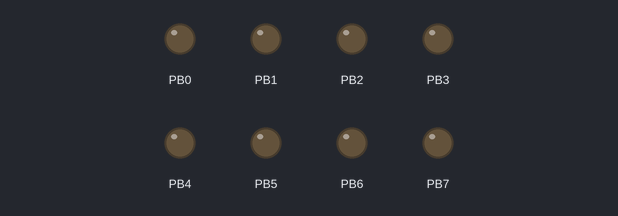
A program run on a simulated ATmega328P, built with avr-gcc and emulated at 16 MHz. On the bench: output pins drawn as LEDs (lit = HIGH).

Above: at 2.8 s.
Timing chart, 0 to 40.0 s (numbered marks = the images above):
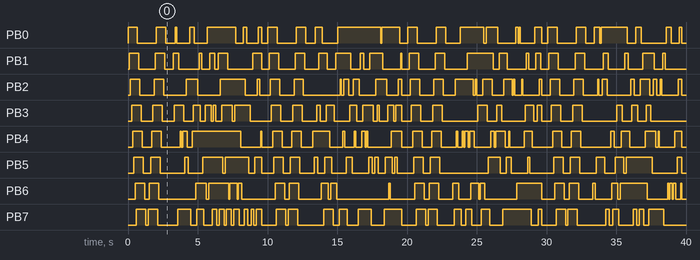

The program:

main.cpp
```cpp
/*
 * ShowingOff.cpp
 *
 * Created: 10/5/2016 3:08:00 AM
 * Author : Manash
 */

//Using ATmega328p

#define F_CPU 16000000UL

#include <avr/io.h>
#include <util/delay.h>
#include <avr/power.h>

#define DELAYTIME 85
#define LED_PORT PORTB
#define LED_DDR DDRB

typedef uint8_t uint;

int main(void)
{
    clock_prescale_set(clock_div_8);

	uint i;
	uint repetitions;
	uint whichLED;
	uint16_t randomNumber = 0x1234;

	//Inits
	LED_DDR = 0xFF;

    while (1)
    {
		for (i = 0; i < 8; i++){
			LED_PORT |= (1 << i);
			_delay_ms(DELAYTIME);
		}

		for (i = 0; i < 8; i++){
			LED_PORT &= ~(1 << i);
			_delay_ms(DELAYTIME);
		}

		_delay_ms(DELAYTIME);

		for (i = 7; i < 255; i--){
			LED_PORT |= (1 << i);
			_delay_ms(DELAYTIME);
		}

		for (i = 7; i< 255; i--){
			LED_PORT &= ~(1 << i);
			_delay_ms(DELAYTIME);
		}

		_delay_ms(DELAYTIME * 5);

		for (repetitions = 0; repetitions < 75; repetitions++){
			randomNumber = 2053* randomNumber + 13849;
			whichLED = (randomNumber >> 8) & 0b00000111;
			LED_PORT ^= (1 << whichLED);
			_delay_ms(DELAYTIME);
		}

		LED_PORT = 0;
		_delay_ms(DELAYTIME * 5);
    }

	return (0);
}
```

Measured:
- by itself, PB0: LOW → HIGH at 0.00 s, → LOW 0.68 s later, → HIGH 1.4 s later, → LOW 0.68 s later, … (52 changes in this stretch)
- by itself, PB1: LOW → HIGH at 0.09 s, → LOW 0.68 s later, → HIGH 1.2 s later, → LOW 0.68 s later, … (52 changes in this stretch)
- by itself, PB2: LOW → HIGH at 0.17 s, → LOW 0.68 s later, → HIGH 1.0 s later, → LOW 0.68 s later, … (60 changes in this stretch)
- by itself, PB3: LOW → HIGH at 0.26 s, → LOW 0.68 s later, → HIGH 0.85 s later, → LOW 0.68 s later, … (56 changes in this stretch)
- by itself, PB4: LOW → HIGH at 0.34 s, → LOW 0.68 s later, → HIGH 0.68 s later, → LOW 0.68 s later, … (62 changes in this stretch)
- by itself, PB5: LOW → HIGH at 0.43 s, → LOW 0.68 s later, → HIGH 0.51 s later, → LOW 0.68 s later, … (52 changes in this stretch)
- by itself, PB6: LOW → HIGH at 0.51 s, → LOW 0.68 s later, → HIGH 0.34 s later, → LOW 0.68 s later, … (52 changes in this stretch)
- by itself, PB7: LOW → HIGH at 0.60 s, → LOW 0.68 s later, → HIGH 0.17 s later, → LOW 0.68 s later, … (62 changes in this stretch)
